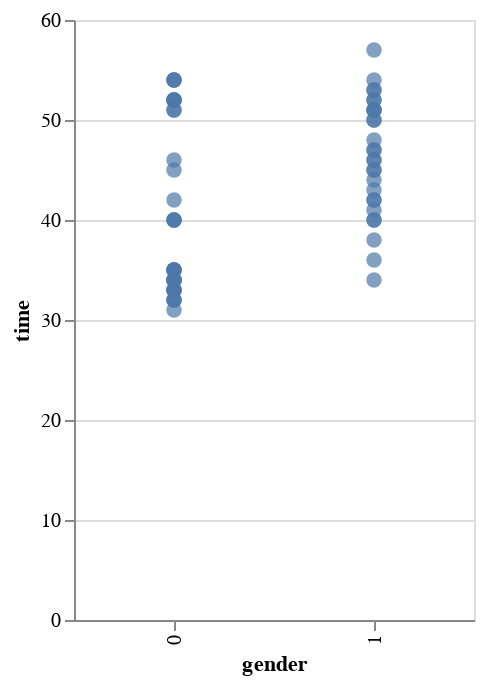

Here is the notebook cell this chart was saved with:
### Code cell
# Scatterplot
alt.Chart(data).mark_circle(size=60).encode(
    x='gender:N',
    y='time',
    tooltip=['gender', 'time']
).properties(
    width = 200
).interactive()

### Figure 1 — Vega-Lite specification as saved in the notebook (floating-point values rounded to 4 significant figures)
{"config": {"view": {"continuousWidth": 400, "continuousHeight": 300}}, "data": {"name": "data-bfba8ba08a832720bd076298c5326526"}, "mark": {"type": "circle", "size": 60}, "encoding": {"tooltip": [{"field": "gender", "type": "quantitative"}, {"field": "time", "type": "quantitative"}], "x": {"field": "gender", "type": "nominal"}, "y": {"field": "time", "type": "quantitative"}}, "selection": {"selector005": {"type": "interval", "bind": "scales", "encodings": ["x", "y"]}}, "width": 200, "$schema": "https://vega.github.io/schema/vega-lite/v4.17.0.json", "datasets": {"data-bfba8ba08a832720bd076298c5326526": [{"time": 41, "gender": 1, "recode": 0}, {"time": 40, "gender": 0, "recode": 1}, {"time": 40, "gender": 1, "recode": 0}, {"time": 38, "gender": 1, "recode": 0}, {"time": 34, "gender": 1, "recode": 0}, {"time": 46, "gender": 0, "recode": 1}, {"time": 42, "gender": 1, "recode": 0}, {"time": 42, "gender": 1, "recode": 0}, {"time": 47, "gender": 1, "recode": 0}, {"time": 42, "gender": 0, "recode": 1}, {"time": 45, "gender": 1, "recode": 0}, {"time": 46, "gender": 1, "recode": 0}, {"time": 44, "gender": 1, "recode": 0}, {"time": 54, "gender": 0, "recode": 1}, {"time": 57, "gender": 1, "recode": 0}, {"time": 51, "gender": 1, "recode": 0}, {"time": 51, "gender": 0, "recode": 1}, {"time": 50, "gender": 1, "recode": 0}, {"time": 53, "gender": 1, "recode": 0}, {"time": 53, "gender": 1, "recode": 0}, {"time": 45, "gender": 0, "recode": 1}, {"time": 46, "gender": 1, "recode": 0}, {"time": 36, "gender": 1, "recode": 0}, {"time": 34, "gender": 0, "recode": 1}, {"time": 31, "gender": 0, "recode": 1}, {"time": 50, "gender": 1, "recode": 0}, {"time": 51, "gender": 0, "recode": 1}, {"time": 54, "gender": 0, "recode": 1}, {"time": 52, "gender": 0, "recode": 1}, {"time": 54, "gender": 0, "recode": 1}, {"time": 54, "gender": 1, "recode": 0}, {"time": 52, "gender": 1, "recode": 0}, {"time": 35, "gender": 0, "recode": 1}, {"time": 32, "gender": 0, "recode": 1}, {"time": 40, "gender": 0, "recode": 1}, {"time": 40, "gender": 1, "recode": 0}, {"time": 52, "gender": 1, "recode": 0}, {"time": 47, "gender": 1, "recode": 0}, {"time": 52, "gender": 0, "recode": 1}, {"time": 52, "gender": 0, "recode": 1}, {"time": 52, "gender": 0, "recode": 1}, {"time": 51, "gender": 1, "recode": 0}, {"time": 51, "gender": 1, "recode": 0}, {"time": 45, "gender": 1, "recode": 0}, {"time": 43, "gender": 1, "recode": 0}, {"time": 48, "gender": 1, "recode": 0}, {"time": 32, "gender": 0, "recode": 1}, {"time": 33, "gender": 0, "recode": 1}, {"time": 32, "gender": 0, "recode": 1}, {"time": 33, "gender": 0, "recode": 1}, {"time": 33, "gender": 0, "recode": 1}, {"time": 34, "gender": 0, "recode": 1}, {"time": 33, "gender": 0, "recode": 1}, {"time": 34, "gender": 0, "recode": 1}, {"time": 35, "gender": 0, "recode": 1}, {"time": 35, "gender": 0, "recode": 1}, {"time": 35, "gender": 0, "recode": 1}, {"time": 34, "gender": 0, "recode": 1}, {"time": 34, "gender": 0, "recode": 1}, {"time": 40, "gender": 0, "recode": 1}]}}
